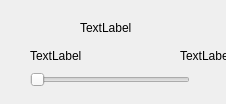
<?xml version="1.0" encoding="UTF-8"?>
<ui version="4.0">
 <class>slider</class>
 <widget class="QDialog" name="slider">
  <property name="geometry">
   <rect>
    <x>0</x>
    <y>0</y>
    <width>226</width>
    <height>104</height>
   </rect>
  </property>
  <property name="windowTitle">
   <string>滑动控制</string>
  </property>
  <widget class="QSlider" name="horizontalSlider">
   <property name="geometry">
    <rect>
     <x>30</x>
     <y>70</y>
     <width>160</width>
     <height>19</height>
    </rect>
   </property>
   <property name="orientation">
    <enum>Qt::Horizontal</enum>
   </property>
  </widget>
  <widget class="QLabel" name="label">
   <property name="geometry">
    <rect>
     <x>80</x>
     <y>20</y>
     <width>121</width>
     <height>16</height>
    </rect>
   </property>
   <property name="text">
    <string>TextLabel</string>
   </property>
  </widget>
  <widget class="QLabel" name="label_min">
   <property name="geometry">
    <rect>
     <x>30</x>
     <y>50</y>
     <width>54</width>
     <height>12</height>
    </rect>
   </property>
   <property name="text">
    <string>TextLabel</string>
   </property>
  </widget>
  <widget class="QLabel" name="label_max">
   <property name="geometry">
    <rect>
     <x>180</x>
     <y>50</y>
     <width>54</width>
     <height>12</height>
    </rect>
   </property>
   <property name="text">
    <string>TextLabel</string>
   </property>
  </widget>
 </widget>
 <resources/>
 <connections/>
</ui>
